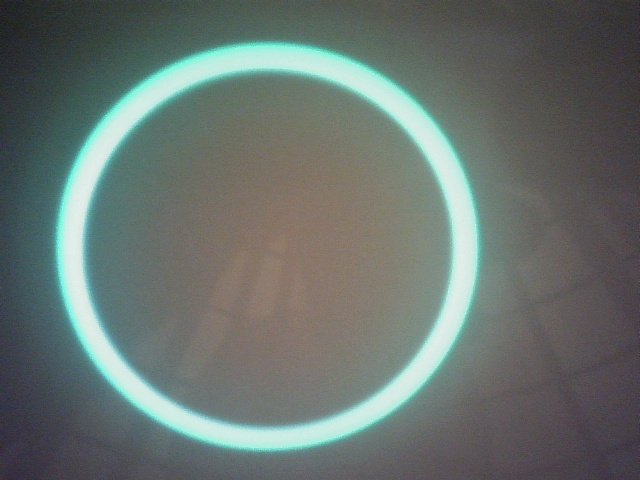
#> input picture pythonProject2/captured_image.jpg, 640 x 480 px, given in place of the camera
$ python test_video.py
#> lines starting #> are read from the running program, lines starting #| are printed output that depends on the picture; after the words box and inside, x2 and y2 are one past the last pixel; in counts of white or black regions, pixels touching at a corner belong together; long printed decimals are rounded
### LED_DEMO_V1/btn_test.py
import cv2
import numpy as np
import math
import time
import json
import paho.mqtt.client as mqtt
from paho.mqtt import publish

MQTT_SERVER = "localhost"
MQTT_PORT = 1883
message_id = 0
# MQTT topic => publish
MQTT_TOPIC = "ON_ON"
MQTT_TOPIC2 = "ON_OFF"
MQTT_TOPIC3 = "OFF"
MQTT_TOPIC4 = "SUM_BLINK"
MQTT_TOPIC5 = "get_status"
MQTT_TOPIC_CALL = "call_get_status"
MQTT_TOPIC_CONTROL = "control"

start_time = time.time()
frame_count = 0
threshold_time_total = 0
threshold_count = 0
previous_threshold_value = None
total_threshold_diff = 0
previous_total_threshold_diff = 0
previous_total_threshold_diff_time = None
dem_duong = 0
dem_am = 0
blink = 0


def anh_histogram(image):
    anh_xam = cv2.cvtColor(image, cv2.COLOR_BGR2GRAY)
    anh_can_bang = cv2.equalizeHist(anh_xam)
    anh_can_bang_mau = cv2.cvtColor(anh_can_bang, cv2.COLOR_GRAY2BGR)
    gia_tri_toi_thieu, gia_tri_toi_da, _, _ = cv2.minMaxLoc(anh_can_bang)
    nguong = gia_tri_toi_da * 0.995
    anh_cai_tien_tuong_phan = anh_can_bang_mau.copy()
    anh_cai_tien_tuong_phan[anh_can_bang_mau < nguong] = 0
    return anh_cai_tien_tuong_phan


def xac_dinh_vung_trang(anh):
    anh_xam = cv2.cvtColor(anh, cv2.COLOR_BGR2GRAY)
    _, anh_nhi_phan = cv2.threshold(anh_xam, 0, 255, cv2.THRESH_BINARY)
    vung_trang = np.where(anh_nhi_phan == 255)
    return vung_trang


def tinh_nguong(image):
    anh_cai_tien = anh_histogram(image)
    vung_trang = xac_dinh_vung_trang(anh_cai_tien)
    spectral_values = image[vung_trang]
    threshold_value = np.mean(spectral_values)
    return threshold_value


def calculate_percentage_loss(crop_img):
    nguong = tinh_nguong(crop_img)

    # Calculate loss_value and percentage_loss
    mat_mat = crop_img - nguong
    loss_value = mat_mat.sum()

    # Calculate percentage_loss
    percentage_loss = (loss_value / (crop_img.shape[0] * crop_img.shape[1])) * 100

    return percentage_loss


def led1(x, y, image, radius):
    x1 = x
    y1 = y
    led1_called = False
    output1 = ()  # Initialize an empty tuple
    loss5 = None
    if abs(x - x1) < 3 and abs(y - y1) < 3:
        led1_called = True
        output1 += (1,)  # Add the string to the tuple
        crop_img1 = image[int(y) - (radius + 2):int(y) + (radius + 2), int(x) - (radius + 2):int(x) + (radius + 2)]
        # LOSS
        percentage_loss = calculate_percentage_loss(crop_img1)
        new_nguong = tinh_nguong(crop_img1)
        print("Loss 1: {:.2f}%".format(abs(percentage_loss) / 1000))
        loss5 = abs(percentage_loss) / 1000

        # crop_img1 = cv2.putText(crop_img1, "1", (10, 30), cv2.FONT_HERSHEY_SIMPLEX, 1, (0, 165, 255), 2)
        crop_img1 = cv2.putText(crop_img1, "{}".format(new_nguong), (10, 60), cv2.FONT_HERSHEY_SIMPLEX, 1,
                                (0, 165, 255), 2)

        if new_nguong - 207 < 10:
            publish.single(MQTT_TOPIC, payload=2, hostname=MQTT_SERVER, port=MQTT_PORT, qos=1)
            output1 += (1,)  # Add the value 2 to the tuple
            crop_img1 = cv2.putText(crop_img1, "OFF", (10, 30), cv2.FONT_HERSHEY_SIMPLEX, 1, (0, 165, 255), 2)
        elif new_nguong - 245 < 10:
            publish.single(MQTT_TOPIC2, payload=1, hostname=MQTT_SERVER, port=MQTT_PORT, qos=1)
            output1 += (2,)  # Add the value 1 to the tuple
            crop_img1 = cv2.putText(crop_img1, "ON", (10, 30), cv2.FONT_HERSHEY_SIMPLEX, 1, (0, 165, 255), 2)

        # Detect color and add it to the tuple
        output1 += (crop_img1,)  # Add the modified image to the tuple

    return led1_called, output1, loss5


# [309 lines left out: functions led2_1, led2_2, led3_1, led3_2, led3_3, led4_1 and 3 more, not called in this run]


active_on = ""
active_off = ""
shut_down = ""

latest_status = ""


# [5 lines left out: function on_connect, not called in this run]


def on_message(client, userdata, msg):
    print("hello")
#     global dem_duong, dem_am
#     if msg.topic == topic_camera_blink_receive and msg.payload == b'start':
#         dem_am = 0
#         dem_duong = 0


# [4 lines left out: function ClearCounter, not called in this run]


def sw01_get_status(image):
    global active_on
    global active_off
    global shut_down

    gray = cv2.cvtColor(image, cv2.COLOR_BGR2GRAY)
    blurred = cv2.GaussianBlur(gray, (5, 5), 0)
    edges = cv2.Canny(blurred, 50, 150)
    contours, _ = cv2.findContours(edges, cv2.RETR_EXTERNAL, cv2.CHAIN_APPROX_SIMPLE)

    dem_led = 0
    check_led_on = 0

    led_results = [f"{1}"]
    ketqua = None
    for contour in contours:
        perimeter = cv2.arcLength(contour, True)
        approx = cv2.approxPolyDP(contour, 0.04 * perimeter, True)
        sides = len(approx)
        # if sides > 7:
            # cv2.drawContours(image, [approx], 0, (0, 255, 0), 2)

        if sides == 3:
            shape_name = "Tam Giac"
        else:
            shape_name = "Hinh Tron"
            dem_led = dem_led + 1

        x, y = approx[0][0]
        # cv2.putText(image, shape_name, (x, y), cv2.FONT_HERSHEY_SIMPLEX, 0.5, (0, 255, 0), 2)

        if shape_name == "Hinh Tron":
            (x, y), radius = cv2.minEnclosingCircle(approx)
            center = (int(x), int(y))
            radius = int(radius)

            # Tô đỏ hình tròn
            # cv2.circle(image, center, radius, (0, 0, 255), 2)

            # Hiển thị tọa độ
            # cv2.putText(image, f"Toa Do: ({x:.2f}, {y:.2f})", (int(x), int(y) + 30), cv2.FONT_HERSHEY_SIMPLEX, 0.5,
            #             (0, 0, 255), 2)
            print(f"Toa Do: ({x:.2f}, {y:.2f})")

            led1_called, output1, loss5 = led1(x, y, image, radius)
            print(loss5)

            if led1_called:

                check_led_on += 1
                status = output1[0]  # "Công tắc 1"

                # payload 1
                value = output1[1]  # 1 or 2

                if value == 2:
                    ketqua = 2
                    print("ok on")
                elif value == 1:
                    ketqua = 1
                    print("ok off")
                led_results.append(f"{int(status)}:{int(value)}")

    if check_led_on == 0:
        # payload 1
        led_results.append(f"{1}:{0}")
        ketqua = 0
        print("off all")
        publish.single(MQTT_TOPIC3, payload=0, hostname=MQTT_SERVER, port=MQTT_PORT, qos=1)

    # print("Số lượng:", dem_led)
    led_results.append(f"{int(dem_led)}")

    print(" ".join(led_results))
    print("final", ketqua)
    if ketqua == 2:
        active_on = "OK"
    else:
        active_on = "NONE"
    if ketqua == 1:
        active_off = "OK"
    else:
        active_off = "NONE"
    if ketqua == 0:
        shut_down = "OK"
    else:
        shut_down = "NONE"

    text_sum = json.dumps({
        "ket qua" : ketqua
    })
    publish.single(MQTT_TOPIC5, payload=text_sum, hostname=MQTT_SERVER, port=MQTT_PORT, qos=1)
    return str(ketqua)


client = mqtt.Client()
client.on_connect = on_connect
client.on_message = on_message

client.connect('localhost', 1883, 60)

# Start the MQTT client loop
client.loop_start()


# [247 lines left out: functions sw02_get_status, sw03_get_status, sw04_get_status, not called in this run]


sum_blink = ""


def blink_led1(anh):
    global threshold_time_total, sum_blink
    global threshold_count
    global previous_threshold_value
    global dem_duong
    global dem_am
    global total_threshold_diff
    global previous_total_threshold_diff
    global previous_total_threshold_diff_time
    global blink
    global frame_count
    percentage_loss = abs(calculate_percentage_loss(anh)) / 1000
    # Tính giá trị ngưỡng
    start_threshold_time = time.time()
    end_threshold_time = time.time()
    threshold_time_ms = (end_threshold_time - start_threshold_time) * 1000
    # print("Loss 1: {}".format(abs(percentage_loss) / 1000))
    # print("Thời gian tính ngưỡng (ms): ", threshold_time_ms)
    print("loss test", percentage_loss * 2)
    threshold_time_total += threshold_time_ms

    if percentage_loss > 45:
        threshold_count += 1

    # Tính tổng số lần mà giá trị ngưỡng hiện tại trừ giá trị ngưỡng trước đó lớn hơn 50
    if previous_threshold_value is not None:
        threshold_diff = percentage_loss - previous_threshold_value
        print("VALUE", threshold_diff)
        if abs(threshold_diff) <= 7.5:
            print("+")
            dem_duong = dem_duong + 1
            total_threshold_diff += 1
            if total_threshold_diff - previous_total_threshold_diff == 1:
                if previous_total_threshold_diff_time is not None:
                    current_time = time.time()
                    time_diff = (current_time - previous_total_threshold_diff_time)
                    print("Khoảng thời gian (s) nháy {} lần và {} lần:".format(total_threshold_diff - 1,
                                                                               total_threshold_diff), time_diff)

                previous_total_threshold_diff_time = time.time()
        else:
            print("-")
            dem_am = dem_am + 1
    previous_threshold_value = percentage_loss
    previous_total_threshold_diff = total_threshold_diff
    print("LED Đã Nháy {} Lần !".format(total_threshold_diff))
    print("dem duong", dem_duong)
    # cv2.putText(
      #   anh,
        # f"                TIME TEST:{dem_duong / 23:.2f}",
        # (10, 30),
        # cv2.FONT_HERSHEY_SIMPLEX,
        # 1,
        # (0, 255, 0),
        # 2
    # )
    sum_blink = math.ceil((dem_am - 1) / 2)
    publish.single(MQTT_TOPIC4, payload=sum_blink, hostname=MQTT_SERVER, port=MQTT_PORT, qos=1)


        # [5 lines of commented-out code are left out]
    frame_count += 1
    elapsed_time = time.time() - start_time
    fps = frame_count / elapsed_time
    cv2.putText(
        anh,
        f"FPS: {fps:.2f}",
        (10, 30),
        cv2.FONT_HERSHEY_SIMPLEX,
        1,
        (0, 255, 0),
        2
    )

    current_frame_time = time.time()
    time_diff = current_frame_time - start_time
    print("time = {:.2f}".format(time_diff))
    cv2.putText(
        anh,
        f"Time: {time_diff:.2f}s",
        (10, 60),
        cv2.FONT_HERSHEY_SIMPLEX,
        1,
        (0, 255, 0),
        2
    )
    # [4 lines of commented-out code are left out]
    blink_total = sum_blink
    # blink_sum = json.dumps({
    #     "TOTAL": blink_total
    # })
    return str(blink_total)

### LED_DEMO_V1/test_video.py
import cv2
from btn_test import sw01_get_status, blink_led1, ClearCounter
import paho.mqtt.client as mqtt
from paho.mqtt import publish
import json

MQTT_SERVER = "broker.hivemq.com"
MQTT_PORT = 1883
message_id = 0

MQTT_TOPIC_CALL = "call_get_status"
MQTT_TOPIC_CONTROL = "control"

#topic for for camera blink
topic_camera_blink_receive = "duanlc/test/cam-blink-slave"
topic_camera_blink_send = "duanlc/test/cam-blink-main"

topic_camera_status_receive = "duanlc/test/cam-status-slave"
topic_camera_status_send = "duanlc/test/cam-status-main"


latest_status = ""
ket_qua = ""
blink = ""


def on_connect(client, userdata, flags, rc):
    print('Đã kết nối với mã kết quả: ' + str(rc))

    client.subscribe(topic_camera_blink_receive)
    client.subscribe(topic_camera_status_receive)


def on_message(client, userdata, msg):
    global latest_status, ket_qua, blink
    stringSend = str(blink)
    # latest_status = {
    #     "STATUS": json.loads(ket_qua),
    #     "BLINK": json.loads(blink)
    # }

    #publish.single(topic_camera_status_send, payload="Receive", hostname=MQTT_SERVER, port=MQTT_PORT, qos=1)

    if msg.topic == topic_camera_blink_receive and msg.payload == b'GetCount':
        print("OK 1")
        publish.single(topic_camera_blink_send, payload=stringSend, hostname=MQTT_SERVER, port=MQTT_PORT, qos=1)
    elif msg.topic == topic_camera_blink_receive and msg.payload == b'Clear':
        ClearCounter()
        print("OK 2")
    elif msg.topic == topic_camera_status_receive and msg.payload == b'GetStatus':
        publish.single(topic_camera_status_send, payload=str(ket_qua), hostname=MQTT_SERVER, port=MQTT_PORT, qos=1)
        print("OK 3")

client = mqtt.Client()
client.on_connect = on_connect
client.on_message = on_message
client.connect(MQTT_SERVER, 1883, 60)

# Start the MQTT client loop
client.loop_start()


def main():

    video = cv2.VideoCapture(2)

    if not video.isOpened():
        print("Failed to open the video file.")
        return
    global ket_qua, blink
    while True:
        # Đọc frame từ video
        ret, frame = video.read()
#> frame is the input picture: shape (480, 640, 3); mean B, G, R 110, 114.3, 103.8

        # Kiểm tra nếu không thể đọc thêm frame
        if not ret:
            break
        x = 300  # Chiều dài hình vuông
        y = 300  # Chiều rộng hình vuông
        # Tính toán vị trí của hình vuông
        top_left = (250, 0)
        bottom_right = (top_left[0] + x, top_left[1] + y)
        # cv2.rectangle(frame, top_left, bottom_right, (0, 255, 0), 2)
        cropped_frame = frame[top_left[1]:bottom_right[1], top_left[0]:bottom_right[0]]
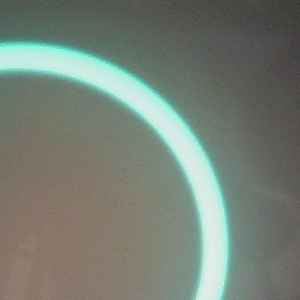
#> cropped_frame: shape (300, 300, 3); mean B, G, R 117.2, 127.2, 118.1

        # Xử lý ảnh và xác định vùng trắng
        # anh = frame
        anh = cropped_frame
        ket_qua = sw01_get_status(anh)
#> in sw01_get_status, `gray = cv2.cvtColor(image, cv2.COLOR_BGR2GRAY)`:
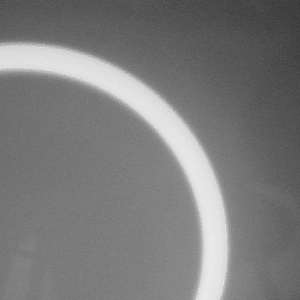
#> gray: shape (300, 300); min 53, max 235, mean 123.3
#> in sw01_get_status, `edges = cv2.Canny(blurred, 50, 150)`:
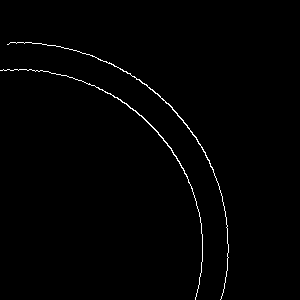
#> edges: shape (300, 300); 0.93% white in thin lines or dots, all inside (x1, y1, x2, y2) = (0, 42, 229, 300)
#> in sw01_get_status, `contours, _ = cv2.findContours(edges, cv2.RETR_EXTERNAL, cv2.CHAIN_APP..`: contours = 2 contours; box (x1, y1, x2, y2) and area: (7, 42, 229, 300) 78, (0, 69, 203, 300) 76
#> the loop in sw01_get_status, `for contour in contours:` made 2 passes
#> (perimeter, approx, sides, shape_name, dem_led, radius) on passes 1 to 2: (755.5, [[0, 70], [158, 133], [195, 299], [158, 132]], 4, 'Hinh Tron', 1, 150), (832.3, [[7, 44], [183, 121], [220, 299], [183, 120]], 4, 'Hinh Tron', 2, 166)
#| Toa Do: (97.50, 184.50)
#| Loss 1: 6.67%
#| 6.671
#| ok off
#| Toa Do: (113.50, 171.50)
#| Loss 1: 9.18%
#| 9.182
#| ok off
#> after the loop in sw01_get_status, `for contour in contours:`: check_led_on = 2; led_results = ['1', '1:1', '1:1']
#| 1 1:1 1:1 2
#| final 1
#> in sw01_get_status, `text_sum = json.dumps({ "ket qua" : ketqua })`: text_sum = '{"ket qua": 1}'
#> ket_qua = '1'
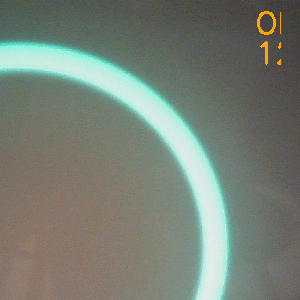
#> anh: shape (300, 300, 3); 0.35% of pixels changed, all inside (x1, y1, x2, y2) = (257, 11, 281, 65)
        # print(ket_qua)
        blink = blink_led1(anh)
#> in anh_histogram (call 5), `anh_can_bang = cv2.equalizeHist(anh_xam)`:
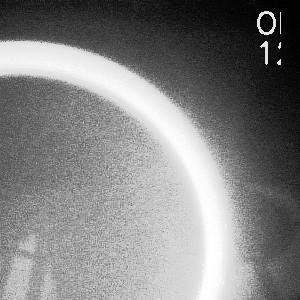
#> anh_can_bang: shape (300, 300); min 0, max 255, mean 129.4
#> in xac_dinh_vung_trang (call 5), `_, anh_nhi_phan = cv2.threshold(anh_xam, 0, 255, cv2.THRESH_BINARY)`:
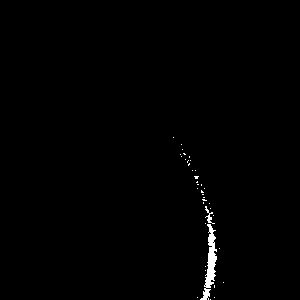
#> anh_nhi_phan: shape (300, 300); 0.7% white; 38 white regions (36 under 20 px), largest, box (x1, y1, x2, y2) and area: (200, 224, 217, 300) 500, (205, 206, 215, 224) 55
#> in xac_dinh_vung_trang (call 5), `vung_trang = np.where(anh_nhi_phan == 255)`: vung_trang = 630 positions, rows 137 to 299, columns 173 to 223
#> in tinh_nguong (call 5), `spectral_values = image[vung_trang]`: spectral_values = 630 rows, first 8: [231, 237, 218], [235, 236, 220], [231, 237, 218], [231, 238, 217], [231, 237, 220], [231, 241, 211], [231, 237, 220], [231, 237, 220]
#> in blink_led1, `percentage_loss = abs(calculate_percentage_loss(anh)) / 1000`: percentage_loss = 32.76
#| loss test 65.528
#> in blink_led1, `cv2.putText( anh, f"Time: {time_diff:.2f}s", (10, 60), cv2.FONT_HERSHE..`:
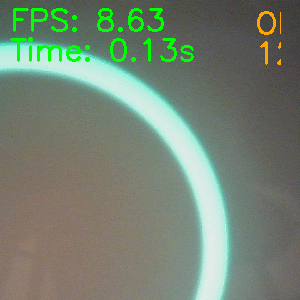
#> anh: shape (300, 300, 3); mean B, G, R 114.1, 130.6, 116.3
#> blink = '0'
        # print(blink)
        # text_sum v2
        cv2.imshow("Anh Goc", anh)

        if cv2.waitKey(10) & 0xFF == ord('q'):
#> (key q is pressed here)
            break

    video.release()
    cv2.destroyAllWindows()


if __name__ == "__main__":
    main()
